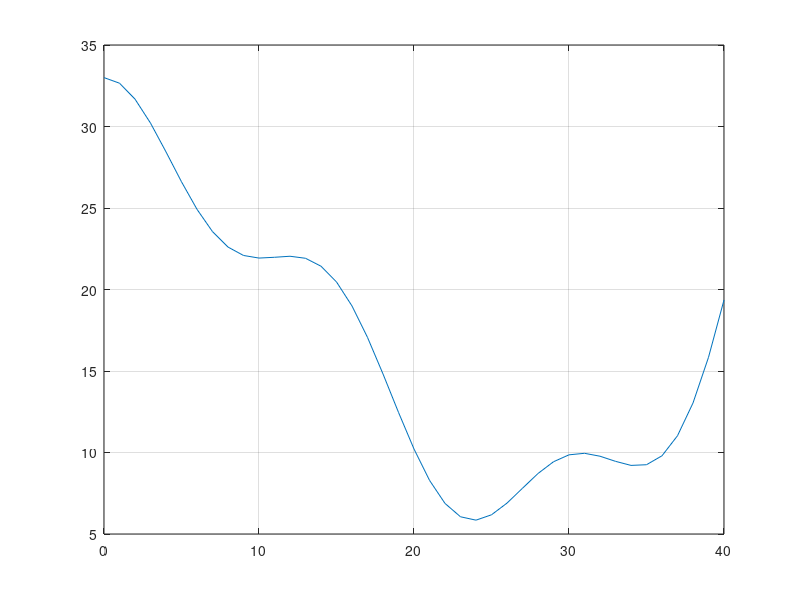

Here is the MATLAB script that generated this plot: (Note: this script raises an error after producing the figure.)

clc, clear
% Sacar velocidad negativa
% Que se dejen de ver los puntos anteriores

% Datos
g = 9.81;

del_t = input("Dame el tamaño de paso del tiempo (s): ");
t = del_t;

v0 = input("Dame la velocidad inicial (m/s): ");


xprima0 = 0;
xn = 0;
y0 = (xprima0.^3/500) - (3*xprima0.^2)/35 + 3*cos((2*3.141592*xprima0)/15) + 30;
yn = 0;



% Vía
x_via = 0:40;
y_via =(x_via.^3/500) - (3*x_via.^2)/35 + 3*cos((2*3.141592*x_via)/15) + 30;
hold on;
plot(x_via,y_via);


% Gráfica
box on;
grid on;


while xn <= 35
    
    
    % Velocidad y posición
    v = sqrt( (v0.^2) - (2*g) * (yn-y0) );
    xpriman = xprima0 + v * t;

    %Angulo
    syms x
    y= (x^3/500)-(3*x.^2)/35+3*cosd(2*pi*x/15)+30;
    derivada= diff(y);  
    subs(derivada,x,0.01);
    ang=double(atand(subs(derivada,x,0.01)));
    disp(ang)
    
    
    xn=xprima0+(xpriman-xprima0)*cosd(ang);

    yn = (xn.^3/500) - (3*xn.^2)/35 + 3*cos((2*3.141592*xn)/15) + 30;

    % Actualizar valores de variables
    v0 = v;
    x0 = xpriman;
    y0 = yn;
    t = t + del_t;

    fprintf("%f , %f , %f \n", t, xpriman, yn)

    % Punto que se mueve
    carro = plot(xn,yn,'db');
    drawnow
    pause(t/10)
    
    
end
hold off;
